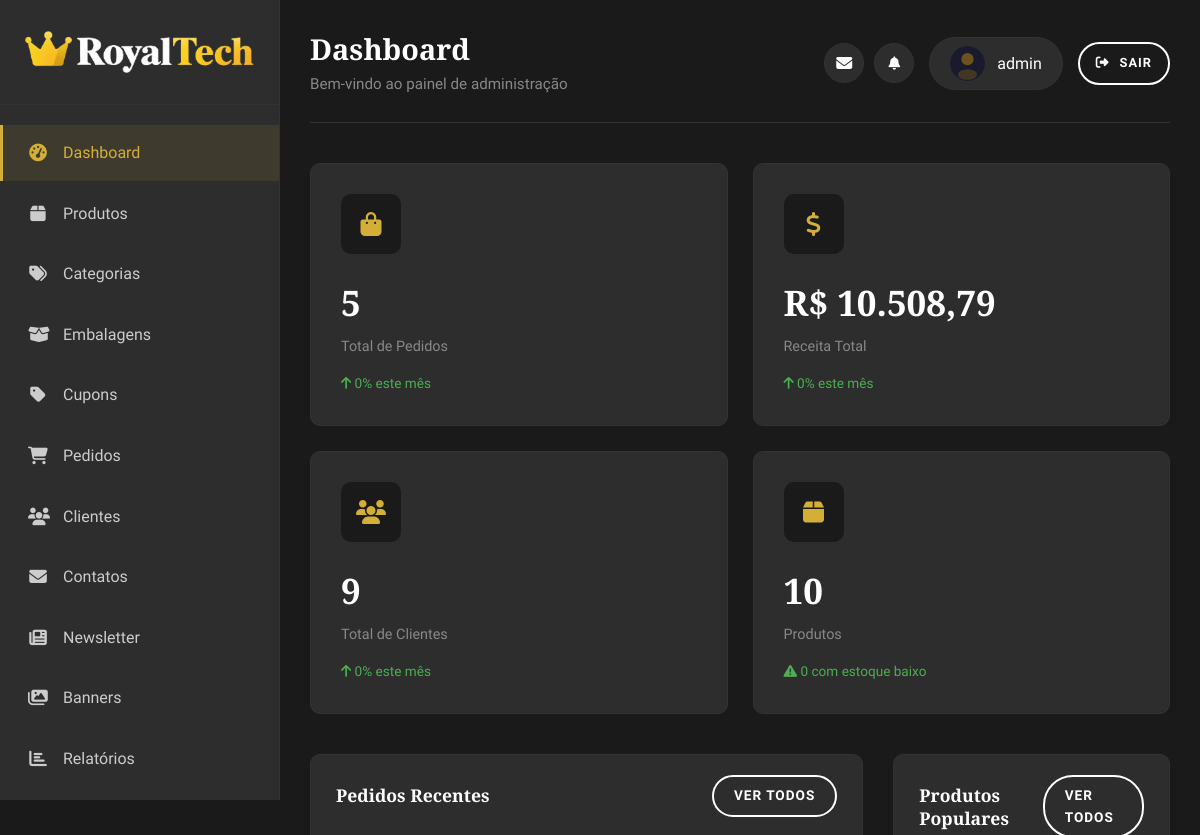
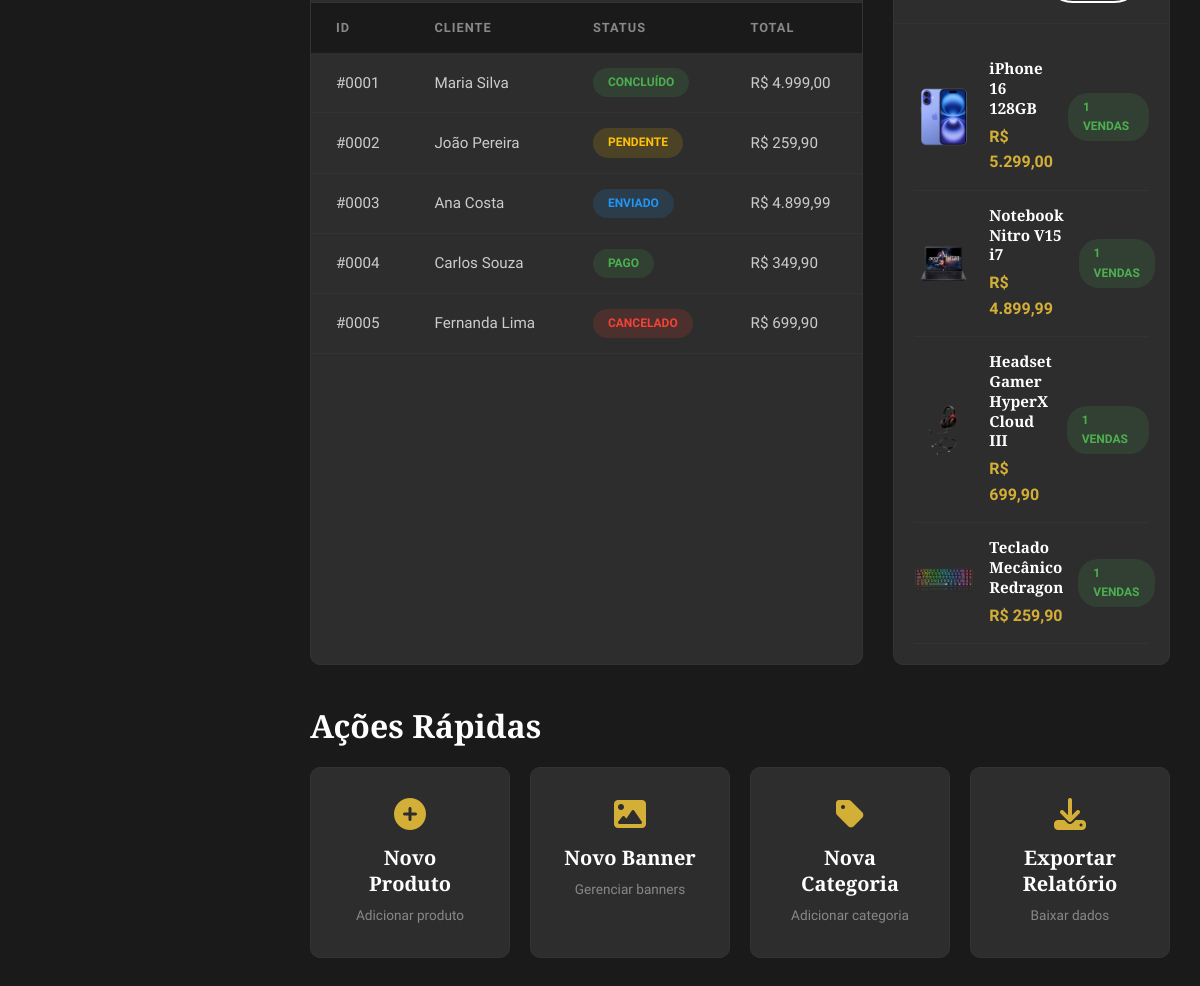
The page /pages/admin/index.php (signed in) on the database its author committed (2 pictures, top to bottom).
### tables this page shows
CREATE TABLE IF NOT EXISTS e5_orders (
  id INT PRIMARY KEY AUTO_INCREMENT,
  user_id INT NOT NULL,
  status ENUM('pending','paid','shipped','delivered','canceled') NOT NULL DEFAULT 'pending',
  total DECIMAL(10,2) NOT NULL,
  shipping_method VARCHAR(50) NULL,
  shipping_cost DECIMAL(10,2) NOT NULL DEFAULT 0.00,
  payment_method VARCHAR(50) NULL,
  coupon_code VARCHAR(50) NULL,
  payment_card_last_four CHAR(4) NULL,
  payment_status ENUM('pending','paid','refunded') NOT NULL DEFAULT 'pending',
  shipping_neighborhood VARCHAR(80) NULL,
  shipping_city VARCHAR(80) NULL,
  shipping_state VARCHAR(40) NULL,
  shipping_postal_code VARCHAR(10) NULL,
  tracking_code VARCHAR(100) NULL,
  comprovante_filename VARCHAR(60) NULL,
  email_status ENUM('sent','failed','skipped') NULL,
  email_error TEXT NULL,
  created_at TIMESTAMP DEFAULT CURRENT_TIMESTAMP,
  updated_at TIMESTAMP DEFAULT CURRENT_TIMESTAMP ON UPDATE CURRENT_TIMESTAMP,
  CONSTRAINT fk_orders_user FOREIGN KEY (user_id) REFERENCES e5_users(id)
);

CREATE TABLE IF NOT EXISTS e5_users (
  id INT PRIMARY KEY AUTO_INCREMENT,
  name VARCHAR(80) NOT NULL,
  email VARCHAR(120) UNIQUE NOT NULL,
  cpf VARCHAR(14) NULL,
  username VARCHAR(40) UNIQUE NOT NULL,
  password VARCHAR(255) NOT NULL,
  role ENUM('customer','admin') NOT NULL DEFAULT 'customer',
  postal_code VARCHAR(10) NOT NULL,
  street VARCHAR(120) NOT NULL,
  number INT NOT NULL,
  complement VARCHAR(80) DEFAULT NULL,
  created_at TIMESTAMP DEFAULT CURRENT_TIMESTAMP,
  updated_at TIMESTAMP DEFAULT CURRENT_TIMESTAMP ON UPDATE CURRENT_TIMESTAMP
);

CREATE TABLE IF NOT EXISTS e5_products (
  id INT PRIMARY KEY AUTO_INCREMENT,
  category_id INT NOT NULL,
  name VARCHAR(150) NOT NULL,
  slug VARCHAR(180) NOT NULL UNIQUE,
  description TEXT NULL,
  brand VARCHAR(80) NULL,
  price DECIMAL(10,2) NOT NULL,
  old_price DECIMAL(10,2) NULL,
  stock INT NOT NULL DEFAULT 0,
  is_featured TINYINT(1) NOT NULL DEFAULT 0,
  package_size_id INT NULL,
  weight_kg DECIMAL(5,2) NULL,
  height_cm DECIMAL(5,1) NULL,
  width_cm DECIMAL(5,1) NULL,
  length_cm DECIMAL(5,1) NULL,
  created_at TIMESTAMP DEFAULT CURRENT_TIMESTAMP,
  updated_at TIMESTAMP DEFAULT CURRENT_TIMESTAMP ON UPDATE CURRENT_TIMESTAMP,
  CONSTRAINT fk_products_category FOREIGN KEY (category_id) REFERENCES e5_categories(id),
  CONSTRAINT fk_products_package_size FOREIGN KEY (package_size_id) REFERENCES e5_package_sizes(id)
);

### includes/status_labels.php (called while the page is built, shortened)
<?php
$statusLabels = [
    'pending' => ['label' => 'Pendente', 'class' => 'status-pending'],
    'paid'    => ['label' => 'Pago',     'class' => 'status-active'],
    'shipped' => ['label' => 'Enviado',  'class' => 'status-processing'],
    'delivered'=> ['label' => 'Concluído','class' => 'status-active'],
    'canceled'=> ['label' => 'Cancelado','class' => 'status-inactive'],
];

### includes/image_helpers.php (called while the page is built, shortened)
<?php
function resolveImage(string $path, string $basePath): string
{
    if (preg_match('#^/#', $path)) return $basePath . ltrim($path, '/');
    return $basePath . $path;
}
function imageAvailable(string $path): bool
{
    $file = realpath(__DIR__ . '/../' . ltrim($path, '/'));
    return $file !== false && is_file($file);
}
function renderProductImage(string $path, string $basePath, string $fallback = 'assets/img/placeholder-product.svg'): string
{
    if (imageAvailable($path)) {
        return resolveImage($path, $basePath);
    }
    return $basePath . ltrim($fallback, '/');
}

### pages/admin/index.php (the view, shortened to what this page needs)
<?php
include '../../database/connection.php';
require_once __DIR__ . '/../../includes/status_labels.php';
require_once __DIR__ . '/../../includes/image_helpers.php';
$totalOrders = $pdo->query('SELECT COUNT(*) FROM e5_orders')->fetchColumn();
$totalRevenue = $pdo->query("SELECT COALESCE(SUM(total), 0) FROM e5_orders WHERE status != 'canceled'")->fetchColumn();
$totalCustomers = $pdo->query("SELECT COUNT(*) FROM e5_users WHERE role = 'customer'")->fetchColumn();
$totalProducts = $pdo->query('SELECT COUNT(*) FROM e5_products')->fetchColumn();
$currMonthOrders = $pdo->query("SELECT COUNT(*) FROM e5_orders WHERE created_at >= DATE_SUB(NOW(), INTERVAL 1 MONTH)")->fetchColumn();
$prevMonthOrders = $pdo->query("SELECT COUNT(*) FROM e5_orders WHERE created_at >= DATE_SUB(NOW(), INTERVAL 2 MONTH) AND created_at < DATE_SUB(NOW(), INTERVAL 1 MONTH)")->fetchColumn();
$orderChange = $prevMonthOrders > 0 ? round(($currMonthOrders - $prevMonthOrders) / $prevMonthOrders * 100, 1) : 0;
$currMonthRevenue = $pdo->query("SELECT COALESCE(SUM(total), 0) FROM e5_orders WHERE status != 'canceled' AND created_at >= DATE_SUB(NOW(), INTERVAL 1 MONTH)")->fetchColumn();
$prevMonthRevenue = $pdo->query("SELECT COALESCE(SUM(total), 0) FROM e5_orders WHERE status != 'canceled' AND created_at >= DATE_SUB(NOW(), INTERVAL 2 MONTH) AND created_at < DATE_SUB(NOW(), INTERVAL 1 MONTH)")->fetchColumn();
$revenueChange = $prevMonthRevenue > 0 ? round(($currMonthRevenue - $prevMonthRevenue) / $prevMonthRevenue * 100, 1) : 0;
$currMonthCustomers = $pdo->query("SELECT COUNT(*) FROM e5_users WHERE role = 'customer' AND created_at >= DATE_SUB(NOW(), INTERVAL 1 MONTH)")->fetchColumn();
$prevMonthCustomers = $pdo->query("SELECT COUNT(*) FROM e5_users WHERE role = 'customer' AND created_at >= DATE_SUB(NOW(), INTERVAL 2 MONTH) AND created_at < DATE_SUB(NOW(), INTERVAL 1 MONTH)")->fetchColumn();
$customerChange = $prevMonthCustomers > 0 ? round(($currMonthCustomers - $prevMonthCustomers) / $prevMonthCustomers * 100, 1) : 0;
$lowStockCount = $pdo->query("SELECT COUNT(*) FROM e5_products WHERE stock <= 5")->fetchColumn();
$recentOrders = $pdo->query('SELECT o.id, o.status, o.total, o.created_at, u.name AS user_name FROM e5_orders o INNER JOIN e5_users u ON u.id = o.user_id ORDER BY o.created_at DESC LIMIT 5')->fetchAll();
$topProducts = $pdo->query('
    SELECT p.id, p.name, p.price, SUM(oi.quantity) AS qty,
        (SELECT pi.image_path FROM e5_product_images pi WHERE pi.product_id = p.id ORDER BY pi.is_primary DESC, pi.id ASC LIMIT 1) AS image_path
    FROM e5_order_items oi
    INNER JOIN e5_products p ON p.id = oi.product_id
    GROUP BY oi.product_id, p.name, p.price, p.id
    ORDER BY qty DESC
    LIMIT 4
')->fetchAll();
?>
<!DOCTYPE html>
<html lang="pt-BR">
<head>
    <?php include 'head_inc.php'; ?>
</head>
<body>
    <div class="admin-wrapper">
        <?php $activePage = 'dashboard'; include 'sidebar_inc.php'; ?>
        <main class="admin-main">
            <header class="admin-header">
                <div class="admin-title">
                    <h2>Dashboard</h2>
                    <p>Bem-vindo ao painel de administração</p>
                </div>
                <div class="admin-actions">
                    <?php include 'header_user_inc.php'; ?>
                </div>
            </header>
            <div class="admin-cards">
                <div class="admin-card">
                    <div class="admin-card-icon"><i class="fas fa-shopping-bag"></i></div>
                    <div class="admin-card-value"><?php echo $totalOrders; ?></div>
                    <div class="admin-card-label">Total de Pedidos</div>
                    <div class="admin-card-change <?php echo $orderChange >= 0 ? 'positive' : 'negative'; ?>">
                        <i class="fas fa-arrow-<?php echo $orderChange >= 0 ? 'up' : 'down'; ?>"></i> <?php echo abs($orderChange); ?>% este mês
                    </div>
                </div>
                <div class="admin-card">
                    <div class="admin-card-icon"><i class="fas fa-dollar-sign"></i></div>
                    <div class="admin-card-value">R$ <?php echo number_format($totalRevenue, 2, ',', '.'); ?></div>
                    <div class="admin-card-label">Receita Total</div>
                    <div class="admin-card-change <?php echo $revenueChange >= 0 ? 'positive' : 'negative'; ?>">
                        <i class="fas fa-arrow-<?php echo $revenueChange >= 0 ? 'up' : 'down'; ?>"></i> <?php echo abs($revenueChange); ?>% este mês
                    </div>
                </div>
                <div class="admin-card">
                    <div class="admin-card-icon"><i class="fas fa-users"></i></div>
                    <div class="admin-card-value"><?php echo $totalCustomers; ?></div>
                    <div class="admin-card-label">Total de Clientes</div>
                    <div class="admin-card-change <?php echo $customerChange >= 0 ? 'positive' : 'negative'; ?>">
                        <i class="fas fa-arrow-<?php echo $customerChange >= 0 ? 'up' : 'down'; ?>"></i> <?php echo abs($customerChange); ?>% este mês
                    </div>
                </div>
                <div class="admin-card">
                    <div class="admin-card-icon"><i class="fas fa-box"></i></div>
                    <div class="admin-card-value"><?php echo $totalProducts; ?></div>
                    <div class="admin-card-label">Produtos</div>
                    <div class="admin-card-change <?php echo $lowStockCount > 0 ? 'negative' : 'positive'; ?>" style="<?php echo $lowStockCount > 0 ? 'cursor:pointer;' : ''; ?>" title="<?php echo $lowStockCount; ?> produto(s) com estoque baixo">
                        <i class="fas fa-exclamation-triangle"></i> <?php echo $lowStockCount; ?> com estoque baixo
                    </div>
                </div>
            </div>
            <div style="display: grid; grid-template-columns: 2fr 1fr; gap: 30px;">
                <div class="admin-table-container">
                    <div class="admin-table-header">
                        <h3>Pedidos Recentes</h3>
                        <a href="orders.php" class="btn btn-secondary" style="padding: 8px 20px; font-size: 0.85rem;">Ver Todos</a>
                    </div>
                    <table class="admin-table">
                        <thead><tr><th>ID</th><th>Cliente</th><th>Status</th><th>Total</th></tr></thead>
                        <tbody>
                            <?php if (empty($recentOrders)): ?>
                            <tr><td colspan="4" style="text-align:center; color:var(--color-gray); padding:30px;">Nenhum pedido ainda.</td></tr>
                            <?php else: foreach ($recentOrders as $o):
                                $info = $statusLabels[$o['status']] ?? ['label' => $o['status'], 'class' => ''];
                                $label = $info['label'];
                                $class = $info['class'];
                            ?>
                            <tr>
                                <td>#<?php echo str_pad((string)$o['id'], 4, '0', STR_PAD_LEFT); ?></td>
                                <td><?php echo htmlspecialchars($o['user_name'], ENT_QUOTES, 'UTF-8'); ?></td>
                                <td><span class="status-badge <?php echo $class; ?>"><?php echo $label; ?></span></td>
                                <td>R$ <?php echo number_format((float)$o['total'], 2, ',', '.'); ?></td>
                            </tr>
                            <?php endforeach; endif; ?>
                        </tbody>
                    </table>
                </div>
                <div class="admin-table-container">
                    <div class="admin-table-header">
                        <h3>Produtos Populares</h3>
                        <a href="products.php" class="btn btn-secondary" style="padding: 8px 20px; font-size: 0.85rem;">Ver Todos</a>
                    </div>
                    <div style="padding: 20px;">
                        <?php if (empty($topProducts)): ?>
                        <p style="color:var(--color-gray); text-align:center; padding:20px;">Nenhuma venda ainda.</p>
                        <?php else: foreach ($topProducts as $p):
                            $img = renderProductImage((string) ($p['image_path'] ?? ''), '../../');
                        ?>
                        <div class="popular-product" style="display: flex; align-items: center; gap: 15px; padding: 15px 0; border-bottom: 1px solid var(--color-border);">
                            <img src="<?php echo htmlspecialchars($img, ENT_QUOTES, 'UTF-8'); ?>" alt="<?php echo htmlspecialchars($p['name'], ENT_QUOTES, 'UTF-8'); ?>" style="width: 60px; height: 60px; object-fit: cover; border-radius: 8px;">
                            <div style="flex: 1;">
                                <h5 style="font-size: 0.95rem; margin-bottom: 5px;"><?php echo htmlspecialchars($p['name'], ENT_QUOTES, 'UTF-8'); ?></h5>
                                <span style="color: var(--color-primary); font-weight: 600;">R$ <?php echo number_format((float)$p['price'], 2, ',', '.'); ?></span>
                            </div>
                            <span class="status-badge status-active"><?php echo (int)$p['qty']; ?> vendas</span>
                        </div>
                        <?php endforeach; endif; ?>
                    </div>
                </div>
            </div>
            <div style="margin-top: 40px;">
                <h3 style="margin-bottom: 20px;">Ações Rápidas</h3>
                <div style="display: grid; grid-template-columns: repeat(4, 1fr); gap: 20px;">
                    <a href="products.php?action=add" class="quick-action-card" style="background: var(--color-black-light); border: 1px solid var(--color-border); border-radius: 10px; padding: 30px; text-align: center; transition: var(--transition); display: block;">
                        <i class="fas fa-plus-circle" style="font-size: 2rem; color: var(--color-primary); margin-bottom: 15px;"></i>
                        <h5 style="margin-bottom: 5px;">Novo Produto</h5>
                        <span style="color: var(--color-gray); font-size: 0.85rem;">Adicionar produto</span>
                    </a>
                    <a href="banners.php?action=add" class="quick-action-card" style="background: var(--color-black-light); border: 1px solid var(--color-border); border-radius: 10px; padding: 30px; text-align: center; transition: var(--transition); display: block;">
                        <i class="fas fa-image" style="font-size: 2rem; color: var(--color-primary); margin-bottom: 15px;"></i>
                        <h5 style="margin-bottom: 5px;">Novo Banner</h5>
                        <span style="color: var(--color-gray); font-size: 0.85rem;">Gerenciar banners</span>
                    </a>
                    <a href="categories.php?action=add" class="quick-action-card" style="background: var(--color-black-light); border: 1px solid var(--color-border); border-radius: 10px; padding: 30px; text-align: center; transition: var(--transition); display: block;">
                        <i class="fas fa-tag" style="font-size: 2rem; color: var(--color-primary); margin-bottom: 15px;"></i>
                        <h5 style="margin-bottom: 5px;">Nova Categoria</h5>
                        <span style="color: var(--color-gray); font-size: 0.85rem;">Adicionar categoria</span>
                    </a>
                    <a href="reports.php" class="quick-action-card" style="background: var(--color-black-light); border: 1px solid var(--color-border); border-radius: 10px; padding: 30px; text-align: center; transition: var(--transition); display: block;">
                        <i class="fas fa-download" style="font-size: 2rem; color: var(--color-primary); margin-bottom: 15px;"></i>
                        <h5 style="margin-bottom: 5px;">Exportar Relatório</h5>
                        <span style="color: var(--color-gray); font-size: 0.85rem;">Baixar dados</span>
                    </a>
                </div>
            </div>
        </main>
    </div>
</body>
</html>

### rows shown on the page
e5_orders: id "0001", user.name "Maria Silva", status "CONCLUÍDO", total "4.999,00"
e5_orders: id "0002", user.name "João Pereira", status "PENDENTE", total "259,90"
e5_orders: id "0003", user.name "Ana Costa", status "ENVIADO", total "4.899,99"
e5_orders: id "0004", user.name "Carlos Souza", status "PAGO", total "349,90"
e5_orders: id "0005", user.name "Fernanda Lima", status "CANCELADO", total "699,90"
e5_products: shows a picture, name "iPhone 16 128GB", price "5.299,00", qty "1"
e5_products: shows a picture, name "Notebook Nitro V15 i7", price "4.899,99", qty "1"
e5_products: shows a picture, name "Headset Gamer HyperX Cloud III", price "699,90", qty "1"
e5_products: shows a picture, name "Teclado Mecânico Redragon", price "259,90", qty "1"

### other values the page prints
$item['label'] "Dashboard"
$item['label'] "Produtos"
$item['label'] "Categorias"
$item['label'] "Embalagens"
$item['label'] "Cupons"
$item['label'] "Pedidos"
$item['label'] "Clientes"
$item['label'] "Contatos"
$item['label'] "Newsletter"
$item['label'] "Banners"
$item['label'] "Relatórios"
$adminUserName "admin"
$totalOrders "5"
abs($orderChange) "0"
$totalRevenue "10.508,79"
